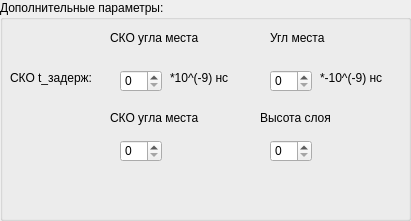
   <widget class="QGroupBox" name="groupBox_4">
    <property name="geometry">
     <rect>
      <x>30</x>
      <y>610</y>
      <width>411</width>
      <height>221</height>
     </rect>
    </property>
    <property name="title">
     <string>Дополнительные параметры:</string>
    </property>
    <widget class="QLabel" name="label">
     <property name="geometry">
      <rect>
       <x>110</x>
       <y>30</y>
       <width>101</width>
       <height>16</height>
      </rect>
     </property>
     <property name="text">
      <string>СКО угла места</string>
     </property>
    </widget>
    <widget class="QLabel" name="label_3">
     <property name="geometry">
      <rect>
       <x>110</x>
       <y>110</y>
       <width>101</width>
       <height>16</height>
      </rect>
     </property>
     <property name="text">
      <string>СКО угла места</string>
     </property>
    </widget>
    <widget class="QSpinBox" name="spinBox_6">
     <property name="geometry">
      <rect>
       <x>120</x>
       <y>70</y>
       <width>42</width>
       <height>22</height>
      </rect>
     </property>
    </widget>
    <widget class="QSpinBox" name="spinBox_7">
     <property name="geometry">
      <rect>
       <x>120</x>
       <y>140</y>
       <width>42</width>
       <height>22</height>
      </rect>
     </property>
    </widget>
    <widget class="QSpinBox" name="spinBox_8">
     <property name="geometry">
      <rect>
       <x>270</x>
       <y>140</y>
       <width>42</width>
       <height>22</height>
      </rect>
     </property>
    </widget>
    <widget class="QSpinBox" name="spinBox_9">
     <property name="geometry">
      <rect>
       <x>270</x>
       <y>70</y>
       <width>42</width>
       <height>22</height>
      </rect>
     </property>
    </widget>
    <widget class="QLabel" name="label_4">
     <property name="geometry">
      <rect>
       <x>270</x>
       <y>30</y>
       <width>91</width>
       <height>16</height>
      </rect>
     </property>
     <property name="text">
      <string>Угл места</string>
     </property>
    </widget>
    <widget class="QLabel" name="label_9">
     <property name="geometry">
      <rect>
       <x>260</x>
       <y>110</y>
       <width>101</width>
       <height>16</height>
      </rect>
     </property>
     <property name="text">
      <string>Высота слоя</string>
     </property>
    </widget>
    <widget class="QLabel" name="label_26">
     <property name="geometry">
      <rect>
       <x>10</x>
       <y>70</y>
       <width>91</width>
       <height>16</height>
      </rect>
     </property>
     <property name="text">
      <string>СКО t_задерж:</string>
     </property>
     <property name="buddy">
      <cstring>spinBox_6</cstring>
     </property>
    </widget>
    <widget class="QLabel" name="label_27">
     <property name="geometry">
      <rect>
       <x>330</x>
       <y>60</y>
       <width>55</width>
       <height>16</height>
      </rect>
     </property>
     <property name="text">
      <string/>
     </property>
    </widget>
    <widget class="QLabel" name="label_28">
     <property name="geometry">
      <rect>
       <x>170</x>
       <y>70</y>
       <width>81</width>
       <height>16</height>
      </rect>
     </property>
     <property name="text">
      <string>*10^(-9) нс</string>
     </property>
     <property name="buddy">
      <cstring>spinBox_9</cstring>
     </property>
    </widget>
    <widget class="QLabel" name="label_29">
     <property name="geometry">
      <rect>
       <x>320</x>
       <y>70</y>
       <width>81</width>
       <height>16</height>
      </rect>
     </property>
     <property name="text">
      <string>*-10^(-9) нс</string>
     </property>
    </widget>
   </widget>
